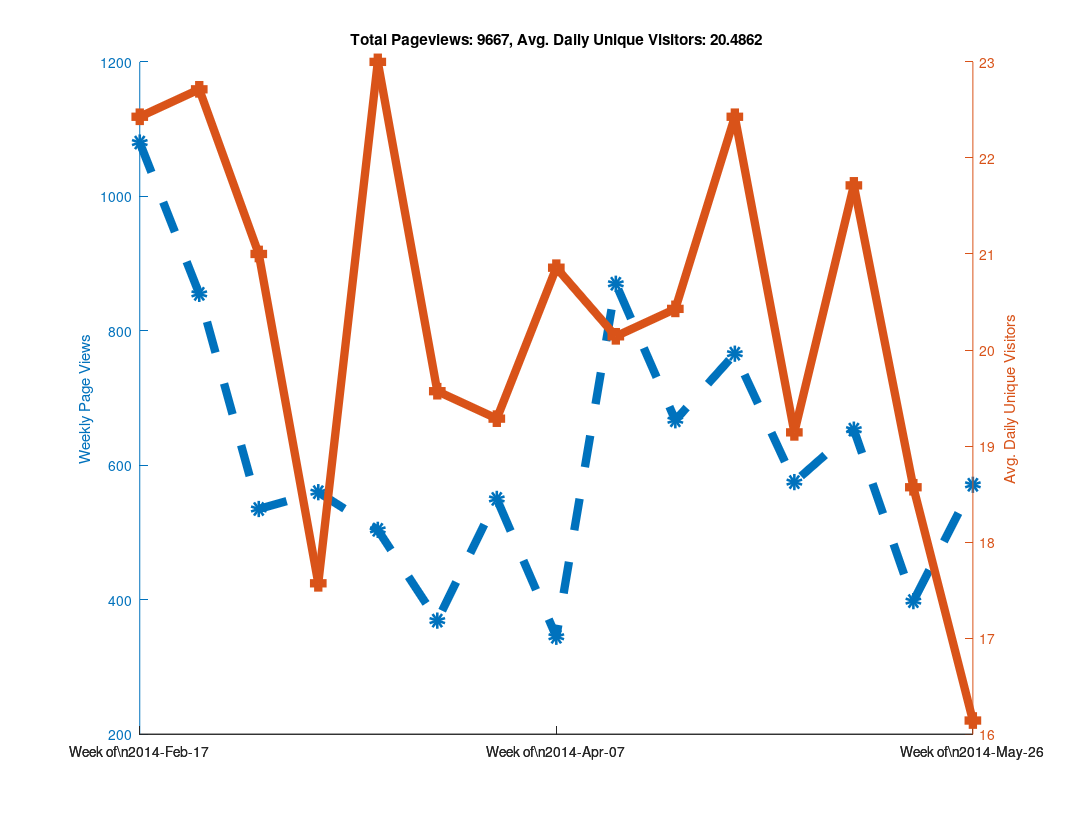

This figure's MATLAB source:
clear all

% Github has a "traffic" page now, but it doesn't seem like you can
% put in an arbitrary date range?  When I looked at it, it showed the
% numbers of unique visitors and views for the last two weeks only...
% So as long as I check back at least once every two weeks I can keep
% a record of it?  Great...

% https://github.com/libMesh/libmesh/graphs/traffic

% Date, Views, Unique Visitors
data = {
    '2014-Feb-17', 274, 25
    '2014-Feb-18', 145, 30
    '2014-Feb-19', 129, 27
    '2014-Feb-20', 202, 24
    '2014-Feb-21', 240, 22
    '2014-Feb-22', 62,  17
    '2014-Feb-23', 28,  12
    '2014-Feb-24', 217, 19
    '2014-Feb-25', 90,  25
    '2014-Feb-26', 189, 36
    '2014-Feb-27', 112, 26
    '2014-Feb-28', 81,  20
    '2014-Mar-01', 113, 17
    '2014-Mar-02', 53,  16
    '2014-Mar-03', 41,  21
    '2014-Mar-04', 144, 35
    '2014-Mar-05', 51,  20
    '2014-Mar-06', 157, 25
    '2014-Mar-07', 50,  22
    '2014-Mar-08', 50,  11
    '2014-Mar-09', 42,  13
    '2014-Mar-10', 61,  16
    '2014-Mar-11', 27,  16
    '2014-Mar-12', 111, 20
    '2014-Mar-13', 66,  20
    '2014-Mar-14', 223, 25
    '2014-Mar-15', 46,   9
    '2014-Mar-16', 26,  17
    '2014-Mar-17', 80,  29
    '2014-Mar-18', 59,  30
    '2014-Mar-19', 85,  31
    '2014-Mar-20', 122, 18
    '2014-Mar-21', 61,  21
    '2014-Mar-22', 33,  18
    '2014-Mar-23', 64,  14
    '2014-Mar-24', 95,  24
    '2014-Mar-25', 75,  28
    '2014-Mar-26', 49,  18
    '2014-Mar-27', 57,  24
    '2014-Mar-28', 33,  16
    '2014-Mar-29', 41,  16
    '2014-Mar-30', 19,  11
    '2014-Mar-31', 52,  12
    '2014-Apr-01', 120, 21
    '2014-Apr-02', 68,  23
    '2014-Apr-03', 98,  28
    '2014-Apr-04', 77,  21
    '2014-Apr-05', 80,  15
    '2014-Apr-06', 55,  15
    '2014-Apr-07', 71,  31
    '2014-Apr-08', 84,  26
    '2014-Apr-09', 33,  18
    '2014-Apr-10', 32,  16
    '2014-Apr-11', 51,  20
    '2014-Apr-12', 25,  15
    '2014-Apr-13', 49,  20
    '2014-Apr-14', 120, 23
    '2014-Apr-15', 191, 27
    '2014-Apr-16', 219, 24
    '2014-Apr-17', 216, 30
    '2014-Apr-18', 63,  19
    '2014-Apr-19', 36,  11
    '2014-Apr-20', 25,   7
    '2014-Apr-21', 115, 24
    '2014-Apr-22', 128, 31
    '2014-Apr-23', 87,  25
    '2014-Apr-24', 108, 23
    '2014-Apr-25', 111, 20
    '2014-Apr-26', 89,   9
    '2014-Apr-27', 29,  11
    '2014-Apr-28', 177, 28
    '2014-Apr-29', 170, 27
    '2014-Apr-30', 183, 28
    '2014-May-01', 97,  25
    '2014-May-02', 64,  23
    '2014-May-03', 43,  12
    '2014-May-04', 32,  14
    '2014-May-05', 125, 28
    '2014-May-06', 68,  24
    '2014-May-07', 68,  19
    '2014-May-08', 114, 14
    '2014-May-09', 47,  20
    '2014-May-10', 139, 20
    '2014-May-11', 14,   9
    '2014-May-12', 90,  27
    '2014-May-13', 92,  22
    '2014-May-14', 197, 32
    '2014-May-15', 140, 26
    '2014-May-16', 59,  20
    '2014-May-17', 21,  9
    '2014-May-18', 54,  16
    '2014-May-19', 117, 28
    '2014-May-20', 47,  18
    '2014-May-21', 55,  19
    '2014-May-22', 77,  26
    '2014-May-23', 28,  12
    '2014-May-24', 38,  13
    '2014-May-25', 36,  14
    '2014-May-26', 44,  13
    '2014-May-27', 166, 24
    '2014-May-28', 139, 20
    '2014-May-29', 67,  25
    '2014-May-30', 73,  11
    '2014-May-31', 60,  9
    '2014-Jun-01', 22,  11
    '2014-Jun-02', 87,  18
    '2014-Jun-03', 103, 31
    '2014-Jun-04', 105, 27
    '2014-Jun-05', 74,  22
    };

% length works like you would expect it to for cell arrays.
N=length(data);

% A cell array of strings holding just the dates
dates = {data{:,1}};

% Note the extra square brackets!  This seems to be required (at least
% in Octave) to catch the output of data{:,2} as an array.
views = [data{:,2}];
visitors = [data{:,3}];



% 1.) Make daily plot - You can do this, but it gets a bit hard to read

%% % Can't plot string data automatically?
%% x=linspace(1,N,N);
%%
%% % Only way to set linestyles with plotyy is after the fact, apparently.
%% % plotyy returns the axis handle first, followed by the two plot handles.
%% clf;
%% hold on;
%% [haxis, h1, h2] = plotyy(x, views, x, visitors);
%%
%% % Label the axes
%% ylabel (haxis(1), 'Daily Page Views');
%% ylabel (haxis(2), 'Daily Unique Visitors');
%%
%% % Totaling unique visitors doesn't really mean much...
%% title (['Total Pageviews: ', num2str(sum(views)), ', Avg. Daily Unique Visitors: ', num2str(mean(visitors))]);
%%
%% % Make thick lines - this looks better in PDF
%% set([h1, h2], 'linewidth', 6);
%%
%% % Turn on markers
%% set(h1, 'marker', 'o');
%% set(h2, 'marker', 's');
%%
%% % Set marker size
%% set([h1, h2], 'markersize', 6);
%%
%% % Make dashed line?  Aquaterm doesn't seem to properly display this, but it
%% % does work in the PDF!
%% set(h1, 'linestyle', '--');
%%
%% % Set the xticks and labels so that it shows dates instead of numbers.
%% xticksat = [1 length(x)];
%% set(haxis, 'xtick', xticksat);
%%
%% for i=1:length(xticksat)
%%   xtlabels{i} = data{xticksat(i), 1};
%% end
%% set(haxis, 'xticklabel', xtlabels);
%%
%% % Print to PDF
%% set (gcf, "paperposition", [0.25, 0.25, 10.75, 8.25]);
%% set (gcf, "papersize", [11, 8.5]);
%% set (gcf, "paperorientation", 'landscape');
%%
%% % Make a PDF of this plot.
%% print('-dpdf', 'github_traffic.pdf', '-FHelvetica:20');



% 2.) Make weekly plot - the data is naturally week-periodic
week_indexes = 1:7:N;

% Get total views and average unique viewers for each week
week_views = [];
week_visitors = [];
  for i=1:length(week_indexes)-1
  start = week_indexes(i);
  stop = week_indexes(i+1) - 1;
  week_views(end+1) = sum(views(start:stop));
  week_visitors(end+1) = mean(visitors(start:stop));
end

clf;
hold on;
x=linspace(1, length(week_views), length(week_views));
[haxis, h1, h2] = plotyy(x, week_views, x, week_visitors);

% Label the axes
ylabel (haxis(1), 'Weekly Page Views');
ylabel (haxis(2), 'Avg. Daily Unique Visitors');

% Totaling unique visitors doesn't really mean much...
title (['Total Pageviews: ', num2str(sum(views)), ', Avg. Daily Unique Visitors: ', num2str(mean(visitors))]);

% Make thick lines - this looks better in PDF
set([h1, h2], 'linewidth', 6);

% Turn on markers
set(h1, 'marker', 'o');
set(h2, 'marker', 's');

% Set marker size
set([h1, h2], 'markersize', 6);

% Make dashed line?  Aquaterm doesn't seem to properly display this, but it
% does work in the PDF!
set(h1, 'linestyle', '--');

% Set the xticks and labels so that it shows dates instead of numbers.
xticksat = [1 ceil(length(x)/2) length(x)];
set(haxis, 'xtick', xticksat);

for i=1:length(xticksat)
  xtlabels{i} = ['Week of\n', data{week_indexes(xticksat(i)), 1}];
end
set(haxis, 'xticklabel', xtlabels);

% Print to PDF
set (gcf, "paperposition", [0.25, 0.25, 10.75, 8.25]);
set (gcf, "papersize", [11, 8.5]);
set (gcf, "paperorientation", 'landscape');

% Make a PDF of this plot.
print('-dpdf', 'weekly_github_traffic.pdf', '-FHelvetica:20');



% 3.) Make monthly plot - not enough data to be interesting yet...

%% month_intervals = {'2014-Feb-17', '2014-Mar-17', '2014-Apr-17'};
%%
%% % Numerical indexes of the month intervals
%% month_indexes = [];
%%
%% for i=1:length(month_intervals)
%%   % Calling 'strcmp' on a cell array of strings returns an array of 0s
%%   % and 1s, then 'find' returns the non-zero index.  The 'end' keyword
%%   % is used to append to the array.
%%   month_indexes(end+1) = find(strcmp(month_intervals{i}, dates));
%% end
%%
%% % Get total views and average unique viewers for each month
%% month_views = [];
%% month_visitors = [];
%%   for i=1:length(month_indexes)-1
%%   start = month_indexes(i);
%%   stop = month_indexes(i+1) - 1;
%%   month_views(end+1) = sum(views(start:stop));
%%   month_visitors(end+1) = mean(visitors(start:stop));
%% end
%%
%% clf;
%% hold on;
%% x=linspace(1, length(month_views), length(month_views));
%% [haxis, h1, h2] = plotyy(x, month_views, x, month_visitors);
